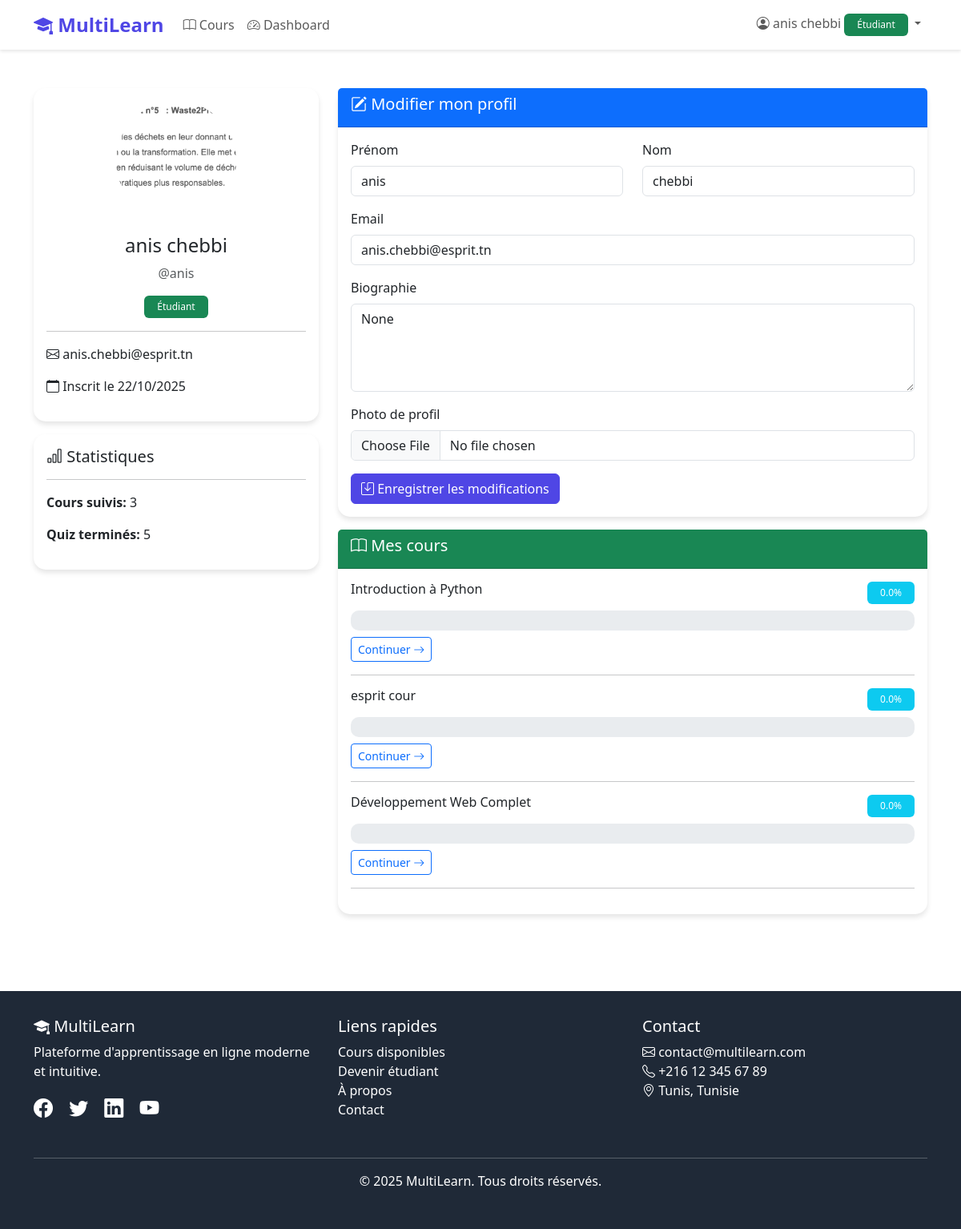
The page /profile/ (signed in) on the database its author committed.
### myapp/models.py (models this page shows, shortened)
class User(AbstractUser):
    ROLE_CHOICES = [
        ('ADMIN', 'Administrateur'),
        ('TEACHER', 'Enseignant'),
        ('STUDENT', 'Étudiant'),
    ]
    role = models.CharField(max_length=10, choices=ROLE_CHOICES, default='STUDENT')
    phone = models.CharField(max_length=20, blank=True, null=True)
    bio = models.TextField(blank=True, null=True)
    profile_picture = models.ImageField(upload_to='profiles/', blank=True, null=True)
    created_at = models.DateTimeField(auto_now_add=True)
    class Meta:
        db_table = 'users'
        verbose_name = 'Utilisateur'
        verbose_name_plural = 'Utilisateurs'

class Enrollment(models.Model):
    student = models.ForeignKey(User, on_delete=models.CASCADE, related_name='enrollments')
    course = models.ForeignKey(Course, on_delete=models.CASCADE, related_name='enrollments')
    progress = models.FloatField(default=0.0, validators=[MinValueValidator(0.0), MaxValueValidator(100.0)])
    completed = models.BooleanField(default=False)
    enrolled_at = models.DateTimeField(auto_now_add=True)
    completed_at = models.DateTimeField(blank=True, null=True)
    last_accessed = models.DateTimeField(auto_now=True)
    class Meta:
        db_table = 'enrollments'
        verbose_name = 'Inscription'
        verbose_name_plural = 'Inscriptions'
        unique_together = ['student', 'course']

class Course(models.Model):
    STATUS_CHOICES = [
        ('DRAFT', 'Brouillon'),
        ('PUBLISHED', 'Publié'),
        ('ARCHIVED', 'Archivé'),
    ]
    title = models.CharField(max_length=200)
    description = models.TextField()
    teacher = models.ForeignKey(User, on_delete=models.CASCADE, related_name='courses_taught')
    content = models.TextField(help_text="Contenu complet du cours (texte, liens, etc.)")
    files = models.FileField(upload_to='courses/files/', blank=True, null=True, help_text="Fichiers du cours (PDF, ZIP, etc.)")
    status = models.CharField(max_length=10, choices=STATUS_CHOICES, default='DRAFT')
    level = models.CharField(max_length=50, blank=True, null=True)
    duration_hours = models.IntegerField(blank=True, null=True)
    cover_image = models.ImageField(upload_to='courses/', blank=True, null=True)
    students = models.ManyToManyField(User, through='Enrollment', related_name='enrolled_courses')
    created_at = models.DateTimeField(auto_now_add=True)
    updated_at = models.DateTimeField(auto_now=True)
    class Meta:
        db_table = 'courses'
        verbose_name = 'Cours'
        verbose_name_plural = 'Cours'
        ordering = ['-created_at']

### myapp/views.py (the view, shortened to what this page needs)
# urls.py: path('profile/', views.profile_view, name='profile'),
@login_required
def profile_view(request):
    user = request.user
    context = {'user': user}
    if user.role == 'STUDENT':
        context['enrollments'] = user.enrollments.select_related('course').all()
        context['completed_quizzes'] = QuizResult.objects.filter(student=user).count()
    return render(request, 'profile.html', context)

### myapp/templates/profile.html (shortened to what this page needs)
{% extends 'base.html' %}
{% block content %}
<div class="container my-5">
    <div class="row">
        <div class="col-md-4">
            <div class="card">
                <div class="card-body text-center">
                    {% if user.profile_picture %}
                    <img src="{{ user.profile_picture.url }}" class="rounded-circle mb-3"
                        style="width: 150px; height: 150px; object-fit: cover;">
                    {% else %}
                    <i class="bi bi-person-circle" style="font-size: 150px; color: var(--primary-color);"></i>
                    {% endif %}
                    <h4>{{ user.get_full_name }}</h4>
                    <p class="text-muted">@{{ user.username }}</p>
                    {% if user.role == 'ADMIN' %}
                    <span class="badge bg-danger">Administrateur</span>
                    {% elif user.role == 'TEACHER' %}
                    <span class="badge bg-primary">Enseignant</span>
                    {% else %}
                    <span class="badge bg-success">Étudiant</span>
                    {% endif %}
                    <hr>
                    <div class="text-start">
                        <p><i class="bi bi-envelope"></i> {{ user.email }}</p>
                        <p><i class="bi bi-calendar"></i> Inscrit le {{ user.date_joined|date:"d/m/Y" }}</p>
                    </div>
                </div>
            </div>
            {% if user.role == 'STUDENT' %}
            <div class="card mt-3">
                <div class="card-body">
                    <h5><i class="bi bi-bar-chart"></i> Statistiques</h5>
                    <hr>
                    <p><strong>Cours suivis:</strong> {{ enrollments.count }}</p>
                    <p><strong>Quiz terminés:</strong> {{ completed_quizzes }}</p>
                </div>
            </div>
            {% endif %}
        </div>
        <div class="col-md-8">
            <div class="card">
                <div class="card-header bg-primary text-white">
                    <h5><i class="bi bi-pencil-square"></i> Modifier mon profil</h5>
                </div>
                <div class="card-body">
                    <form method="post" enctype="multipart/form-data">
                        <div class="row">
                            <div class="col-md-6 mb-3">
                                <label for="first_name" class="form-label">Prénom</label>
                                <input type="text" class="form-control" id="first_name" name="first_name"
                                    value="{{ user.first_name }}">
                            </div>
                            <div class="col-md-6 mb-3">
                                <label for="last_name" class="form-label">Nom</label>
                                <input type="text" class="form-control" id="last_name" name="last_name"
                                    value="{{ user.last_name }}">
                            </div>
                        </div>
                        <div class="mb-3">
                            <label for="email" class="form-label">Email</label>
                            <input type="email" class="form-control" id="email" name="email" value="{{ user.email }}">
                        </div>
                        <div class="mb-3">
                            <label for="bio" class="form-label">Biographie</label>
                            <textarea class="form-control" id="bio" name="bio" rows="4">{{ user.bio }}</textarea>
                        </div>
                        <div class="mb-3">
                            <label for="profile_picture" class="form-label">Photo de profil</label>
                            <input type="file" class="form-control" id="profile_picture" name="profile_picture"
                                accept="image/*">
                        </div>
                        <button type="submit" class="btn btn-primary">
                            <i class="bi bi-save"></i> Enregistrer les modifications
                        </button>
                    </form>
                </div>
            </div>
            {% if user.role == 'STUDENT' and enrollments %}
            <div class="card mt-3">
                <div class="card-header bg-success text-white">
                    <h5><i class="bi bi-book"></i> Mes cours</h5>
                </div>
                <div class="card-body">
                    {% for enrollment in enrollments %}
                    <div class="mb-3">
                        <div class="d-flex justify-content-between align-items-center">
                            <h6>{{ enrollment.course.title }}</h6>
                            <span class="badge bg-info">{{ enrollment.progress }}%</span>
                        </div>
                        <div class="progress mt-2">
                        </div>
                        <a href="{% url 'course_detail' enrollment.course.id %}"
                            class="btn btn-sm btn-outline-primary mt-2">
                            Continuer <i class="bi bi-arrow-right"></i>
                        </a>
                    </div>
                    <hr>
                    {% endfor %}
                </div>
            </div>
            {% endif %}
        </div>
    </div>
</div>
{% endblock %}

### myapp/templates/base.html (shortened to what this page needs)
<!DOCTYPE html>
<html lang="fr">
<head>
    <link href="https://cdn.jsdelivr.net/npm/bootstrap@5.3.2/dist/css/bootstrap.min.css" rel="stylesheet">
    <link rel="stylesheet" href="https://cdn.jsdelivr.net/npm/bootstrap-icons@1.11.1/font/bootstrap-icons.css">
</head>
<body>
    <nav class="navbar navbar-expand-lg navbar-light bg-white sticky-top">
        <div class="container">
            <a class="navbar-brand" href="{% url 'home' %}">
                <i class="bi bi-mortarboard-fill"></i> MultiLearn
            </a>
            <div class="collapse navbar-collapse" id="navbarNav">
                <ul class="navbar-nav me-auto">
                    <li class="nav-item">
                        <a class="nav-link" href="{% url 'course_list' %}">
                            <i class="bi bi-book"></i> Cours
                        </a>
                    </li>
                    {% if user.is_authenticated %}
                    <li class="nav-item">
                        <a class="nav-link" href="{% url 'dashboard' %}">
                            <i class="bi bi-speedometer2"></i> Dashboard
                        </a>
                    </li>
                    {% endif %}
                </ul>
                <ul class="navbar-nav">
                    {% if user.is_authenticated %}
                    <li class="nav-item dropdown">
                        <a class="nav-link dropdown-toggle" href="#" id="userDropdown" role="button"
                            data-bs-toggle="dropdown">
                            <i class="bi bi-person-circle"></i>
                            {{ user.get_full_name|default:user.username }}
                            {% if user.role == 'ADMIN' %}
                            <span class="badge bg-danger">Admin</span>
                            {% elif user.role == 'TEACHER' %}
                            <span class="badge bg-primary">Enseignant</span>
                            {% else %}
                            <span class="badge bg-success">Étudiant</span>
                            {% endif %}
                        </a>
                    </li>
                    {% endif %}
                </ul>
            </div>
        </div>
    </nav>
    <main>
        {% block content %}{% endblock %}
    </main>
    <footer class="mt-5">
        <div class="container">
            <div class="row">
                <div class="col-md-4 mb-3">
                    <h5><i class="bi bi-mortarboard-fill"></i> MultiLearn</h5>
                    <p>Plateforme d'apprentissage en ligne moderne et intuitive.</p>
                    <div class="mt-3">
                        <a href="#" class="text-white me-3"><i class="bi bi-facebook fs-4"></i></a>
                        <a href="#" class="text-white me-3"><i class="bi bi-twitter fs-4"></i></a>
                        <a href="#" class="text-white me-3"><i class="bi bi-linkedin fs-4"></i></a>
                        <a href="#" class="text-white"><i class="bi bi-youtube fs-4"></i></a>
                    </div>
                </div>
                <div class="col-md-4 mb-3">
                    <h5>Liens rapides</h5>
                    <ul class="list-unstyled">
                        <li><a href="{% url 'course_list' %}" class="text-white text-decoration-none">Cours
                                disponibles</a></li>
                        <li><a href="{% url 'register' %}" class="text-white text-decoration-none">Devenir étudiant</a>
                        </li>
                        <li><a href="#" class="text-white text-decoration-none">À propos</a></li>
                        <li><a href="#" class="text-white text-decoration-none">Contact</a></li>
                    </ul>
                </div>
                <div class="col-md-4 mb-3">
                    <h5>Contact</h5>
                    <ul class="list-unstyled">
                        <li><i class="bi bi-envelope"></i> contact@multilearn.com</li>
                        <li><i class="bi bi-telephone"></i> +216 12 345 67 89</li>
                        <li><i class="bi bi-geo-alt"></i> Tunis, Tunisie</li>
                    </ul>
                </div>
            </div>
            <hr class="bg-white">
            <div class="text-center">
                <p>&copy; 2025 MultiLearn. Tous droits réservés.</p>
            </div>
        </div>
    </footer>
</body>
</html>

### myapp/templates/base.html (style rules this page uses)
:root { --primary-color: #4F46E5; --secondary-color: #10B981; --dark-color: #1F2937; }
body { min-height: 100vh; display: flex; flex-direction: column; }
.navbar-brand { font-weight: bold; font-size: 1.5rem; color: var(--primary-color) !important; }
.btn-primary { background-color: var(--primary-color); border-color: var(--primary-color); }
.card { border: none; border-radius: 15px; box-shadow: 0 4px 6px rgba(0, 0, 0, 0.1); transition: transform 0.3s ease, box-shadow 0.3s ease; }
.badge { padding: 0.5rem 1rem; font-weight: 500; }
.progress { height: 25px; border-radius: 10px; }
.navbar { box-shadow: 0 2px 4px rgba(0, 0, 0, 0.1); }
footer { margin-top: auto; background-color: var(--dark-color); color: white; padding: 2rem 0; }

### rows shown on the page
User: get_full_name "anis chebbi", profile_picture (picture), username "anis", email "anis.chebbi@esprit.tn", date_joined "22/10/2025", first_name "anis", last_name "chebbi", bio "None"
Enrollment: course "Introduction à Python", progress "0.0"
Enrollment: course "esprit cour", progress "0.0"
Enrollment: course "Développement Web Complet", progress "0.0"

### other values the page prints
{{ enrollments.count }} "3"
{{ completed_quizzes }} "5"
